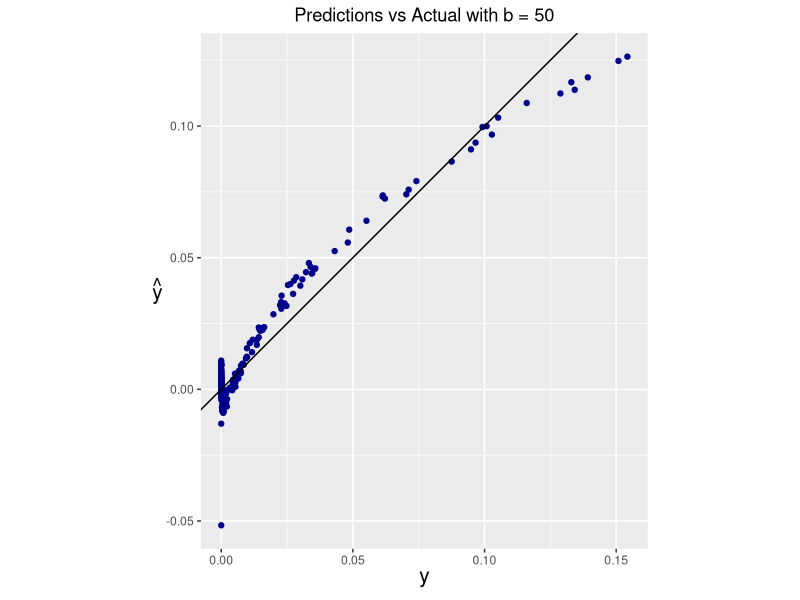
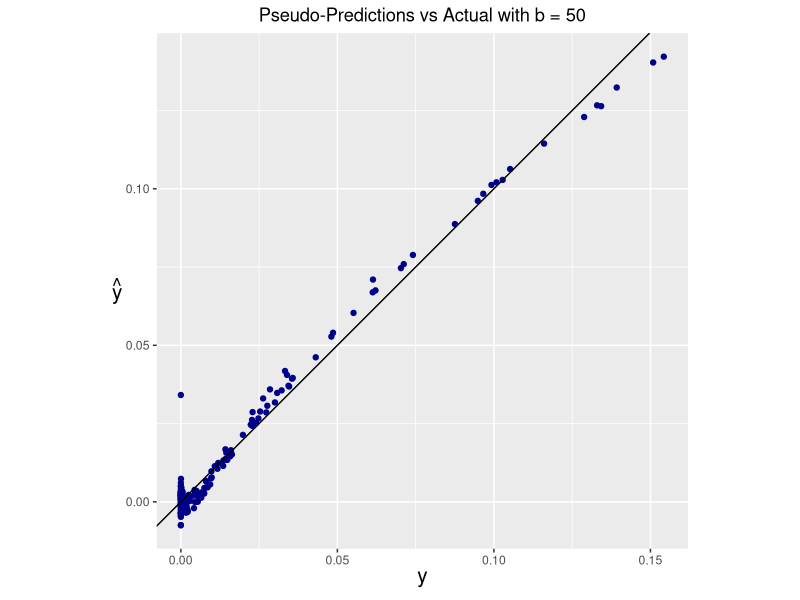

Write R code to recreate these figures, in order.
## ---- chunk 1
knitr::opts_chunk$set(echo = TRUE)
## ---- chunk 2
n <-  1000
d <-  2
lambda <-  0.00001
m <-  200
b <-  50
## ---- chunk 3
# Explanatory variable is uniformly distributed between -4 and 4, then reshaped
X <-  matrix(runif(n*d, min=-4, max=4), nrow=n, ncol=d)
# Factory of multivariate normal distributions
normal_factory <- function(mean_vector, cov_matrix){
  d <- nrow(cov_matrix)
  normal_pdf <- function(x){
    exponent <- -mahalanobis(x, center=mean_vector, cov=cov_matrix) / 2
    return(
      (2*pi)^(-d/2) * det(cov_matrix)^(-1/2) * exp(exponent)
    )
  }
}
# Closure will be our data-generating process for training and test response.
target_normal <- normal_factory(rnorm(d), diag(d))
y <- matrix(apply(X, 1, target_normal))
## ---- chunk 4
Xtest <- matrix(runif(m*d, min=-4, max=4), nrow=m, ncol=d)
ytest <- matrix(apply(Xtest, 1, target_normal))
## ---- chunk 5
compute_sigmasq <- function(X){
  # Compute distance matrix expanding the norm. Return its median
  Xcross <- tcrossprod(X)
  Xnorms <- matrix(diag(Xcross), nrow(X), nrow(X), byrow=TRUE)
  return(median(Xnorms - 2*Xcross + t(Xnorms)))
}
## ---- chunk 6
get_centroids <- function(X, n_centroids){
  # Find indeces of centroids
  idx <- sample(1:nrow(X), n_centroids)
  return(X[idx, ])
}
## ---- chunk 7
rbf <- function(centroid, sigmasq){
  rbfdot <- function(x){
    return(
      exp(-sum((x - centroid)^2) / sigmasq)
    )
  }
  return(rbfdot)
}
## ---- chunk 8
compute_phiX <- function(X, centroids, sigmasq){
  # Create a list of rbfdot functions and apply each of them to every row of X
  phiX <- mapply(
    function(f) apply(X, 1, f), 
    apply(centroids, 1, rbf, sigmasq=sigmasq)
  )
  # Reshape phiX correctly
  phiX <- matrix(phiX, nrow(X), nrow(centroids))
  # Recall we need the first column to contain 1s for the bias
  return(cbind(1, phiX))  # this is a (n, d+1) matrix
}
## ---- chunk 9
library(corpcor)
make_predictor <- function(X, y, lambda, n_centroids, pseudoinverse=FALSE){
  # Randomly sample centoids
  centroids <- get_centroids(X, n_centroids)
  sigmasq <- compute_sigmasq(X)
  # Get transformed data matrix
  phiX <- compute_phiX(X, centroids, sigmasq)
  # Find optimal parameters
  if (pseudoinverse){
    # This method works best cause it does automatic regularization with SVD
    w <- pseudoinverse(phiX) %*% y
  } else {
    w <- solve(t(phiX)%*%phiX + lambda*diag(n_centroids+1), t(phiX) %*% y)
  }
  # Construct predictor closure for a new batch of testing data Xtest
  predictor <- function(Xtest){
    # Need to transform test data into a phi matrix
    phi_Xtest <- compute_phiX(Xtest, centroids, sigmasq)
    return(phi_Xtest %*% w)
  }
  return(predictor)
}
## ---- chunk 10
# Construct prediction functions. One with regularization, other with pseudoinv
predict <- make_predictor(X, y, lambda, n_centroids = b)
pseudo_predict <- make_predictor(X, y, lambda, n_centroids = b, pseudoinverse = TRUE)
# Get predictions
yhat <- predict(Xtest)
yhat_pseudo <- pseudo_predict(Xtest)
## ---- chunk 11
library(ggplot2)
# Put data into a dataframe for ggplot2
df <- data.frame(real=ytest, pred=yhat, pseudo_pred=yhat_pseudo)
ggplot(data=df) + 
  geom_point(aes(x=real, y=pred), color="darkblue") + 
  geom_abline(intercept=0, slope=1) + 
  ggtitle(paste("Predictions vs Actual with b =", b)) + 
  theme(
    plot.title = element_text(hjust = 0.5),
    axis.title = element_text(size=15, face="bold"),
    axis.title.y = element_text(angle=0, vjust=0.5)
  ) +
  xlab(expression(y)) + 
  ylab(expression(hat(y))) + 
  coord_fixed()
## ---- chunk 12
ggplot(data=df) + 
  geom_point(aes(x=real, y=pseudo_pred), color="darkblue") + 
  geom_abline(intercept=0, slope=1) + 
  ggtitle(paste("Pseudo-Predictions vs Actual with b =", b)) + 
  theme(
    plot.title = element_text(hjust = 0.5),
    axis.title = element_text(size=15, face="bold"),
    axis.title.y = element_text(angle=0, vjust=0.5)
  ) +
  xlab(expression(y)) + 
  ylab(expression(hat(y))) + 
  coord_fixed()
